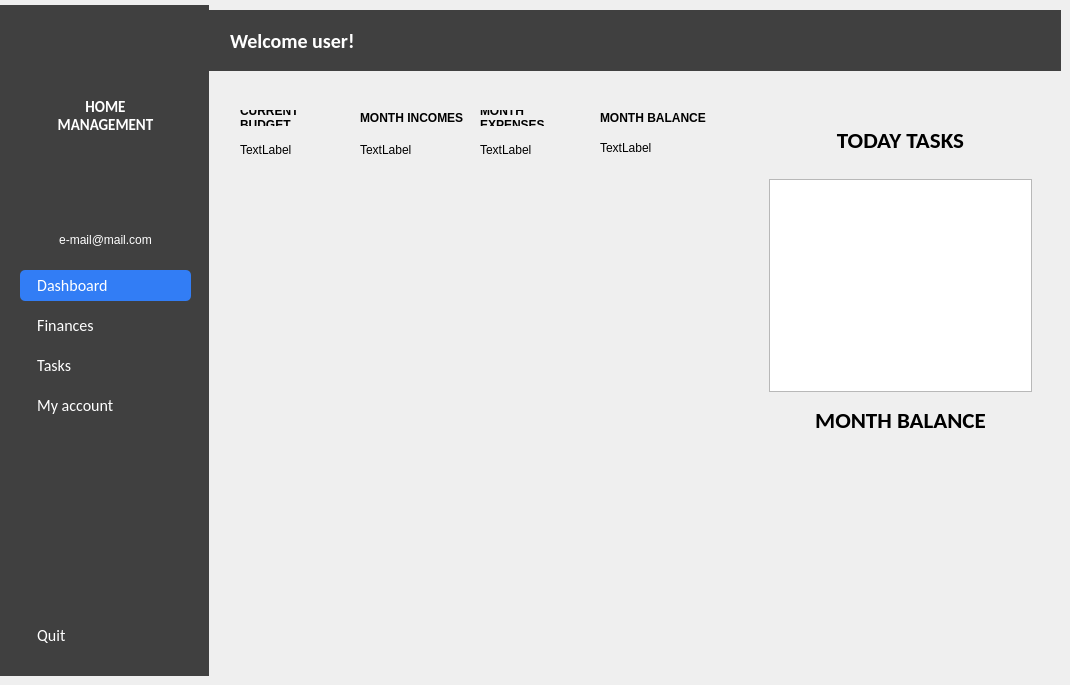
   <widget class="QWidget" name="dashboardPage">
    <widget class="QLabel" name="titleLabel">
     <property name="geometry">
      <rect>
       <x>50</x>
       <y>90</y>
       <width>111</width>
       <height>51</height>
      </rect>
     </property>
     <property name="font">
      <font>
       <family>Calibri</family>
       <pointsize>11</pointsize>
       <bold>true</bold>
      </font>
     </property>
     <property name="styleSheet">
      <string notr="true">color: white;
background: #404040</string>
     </property>
     <property name="text">
      <string>HOME MANAGEMENT</string>
     </property>
     <property name="alignment">
      <set>Qt::AlignCenter</set>
     </property>
     <property name="wordWrap">
      <bool>true</bool>
     </property>
    </widget>
    <widget class="QLabel" name="emailLabel">
     <property name="geometry">
      <rect>
       <x>10</x>
       <y>230</y>
       <width>191</width>
       <height>20</height>
      </rect>
     </property>
     <property name="styleSheet">
      <string notr="true">color:white;background: #404040</string>
     </property>
     <property name="text">
      <string>e-mail@mail.com</string>
     </property>
     <property name="alignment">
      <set>Qt::AlignCenter</set>
     </property>
    </widget>
    <widget class="QPushButton" name="accountButton">
     <property name="geometry">
      <rect>
       <x>20</x>
       <y>390</y>
       <width>171</width>
       <height>31</height>
      </rect>
     </property>
     <property name="font">
      <font>
       <family>Calibri</family>
       <pointsize>12</pointsize>
      </font>
     </property>
     <property name="styleSheet">
      <string notr="true">color: white;
background: transparent;
border-radius: 5px;
text-align: left; 
padding-left: 10px;</string>
     </property>
     <property name="text">
      <string>  My account</string>
     </property>
     <property name="icon">
      <iconset resource="Resources.qrc">
       <normaloff>:/Resources/account.png</normaloff>:/Resources/account.png</iconset>
     </property>
     <property name="iconSize">
      <size>
       <width>20</width>
       <height>20</height>
      </size>
     </property>
    </widget>
    <widget class="QLabel" name="logoLabel">
     <property name="geometry">
      <rect>
       <x>60</x>
       <y>10</y>
       <width>91</width>
       <height>91</height>
      </rect>
     </property>
     <property name="styleSheet">
      <string notr="true">background: #404040</string>
     </property>
     <property name="text">
      <string/>
     </property>
     <property name="pixmap">
      <pixmap resource="Resources.qrc">:/Resources/icon1.png</pixmap>
     </property>
     <property name="scaledContents">
      <bool>true</bool>
     </property>
    </widget>
    <widget class="QPushButton" name="dashboardButton">
     <property name="geometry">
      <rect>
       <x>20</x>
       <y>270</y>
       <width>171</width>
       <height>31</height>
      </rect>
     </property>
     <property name="font">
      <font>
       <family>Calibri</family>
       <pointsize>12</pointsize>
       <bold>false</bold>
      </font>
     </property>
     <property name="layoutDirection">
      <enum>Qt::LeftToRight</enum>
     </property>
     <property name="styleSheet">
      <string notr="true">color: white;
background: #327df5;
border-radius: 5px;
text-align: left; 
padding-left: 10px;</string>
     </property>
     <property name="text">
      <string>  Dashboard</string>
     </property>
     <property name="icon">
      <iconset resource="Resources.qrc">
       <normaloff>:/Resources/dashboard.png</normaloff>:/Resources/dashboard.png</iconset>
     </property>
     <property name="iconSize">
      <size>
       <width>20</width>
       <height>20</height>
      </size>
     </property>
    </widget>
    <widget class="QPushButton" name="financesButton">
     <property name="geometry">
      <rect>
       <x>20</x>
       <y>310</y>
       <width>171</width>
       <height>31</height>
      </rect>
     </property>
     <property name="font">
      <font>
       <family>Calibri</family>
       <pointsize>12</pointsize>
      </font>
     </property>
     <property name="styleSheet">
      <string notr="true">color: white;
background: transparent;
border-radius: 5px;
text-align: left; 
padding-left: 10px;</string>
     </property>
     <property name="text">
      <string>  Finances</string>
     </property>
     <property name="icon">
      <iconset resource="Resources.qrc">
       <normaloff>:/Resources/finances.png</normaloff>:/Resources/finances.png</iconset>
     </property>
     <property name="iconSize">
      <size>
       <width>20</width>
       <height>20</height>
      </size>
     </property>
    </widget>
    <widget class="QLabel" name="menuLabel">
     <property name="geometry">
      <rect>
       <x>-2</x>
       <y>5</y>
       <width>211</width>
       <height>671</height>
      </rect>
     </property>
     <property name="styleSheet">
      <string notr="true">background: #404040;
</string>
     </property>
     <property name="text">
      <string/>
     </property>
    </widget>
    <widget class="QLabel" name="accountLabel">
     <property name="geometry">
      <rect>
       <x>60</x>
       <y>150</y>
       <width>91</width>
       <height>81</height>
      </rect>
     </property>
     <property name="styleSheet">
      <string notr="true">background: #404040</string>
     </property>
     <property name="text">
      <string/>
     </property>
     <property name="pixmap">
      <pixmap resource="Resources.qrc">:/Resources/bigaccount.png</pixmap>
     </property>
     <property name="scaledContents">
      <bool>true</bool>
     </property>
     <property name="alignment">
      <set>Qt::AlignCenter</set>
     </property>
    </widget>
    <widget class="QPushButton" name="quitButton">
     <property name="geometry">
      <rect>
       <x>20</x>
       <y>620</y>
       <width>171</width>
       <height>31</height>
      </rect>
     </property>
     <property name="font">
      <font>
       <family>Calibri</family>
       <pointsize>12</pointsize>
      </font>
     </property>
     <property name="styleSheet">
      <string notr="true">color: white;
background: transparent;
border-radius: 5px;
text-align: left; 
padding-left: 10px;</string>
     </property>
     <property name="text">
      <string>  Quit</string>
     </property>
     <property name="icon">
      <iconset resource="Resources.qrc">
       <normaloff>:/Resources/quit.png</normaloff>:/Resources/quit.png</iconset>
     </property>
     <property name="iconSize">
      <size>
       <width>20</width>
       <height>20</height>
      </size>
     </property>
    </widget>
    <widget class="QPushButton" name="tasksButton">
     <property name="geometry">
      <rect>
       <x>20</x>
       <y>350</y>
       <width>171</width>
       <height>31</height>
      </rect>
     </property>
     <property name="font">
      <font>
       <family>Calibri</family>
       <pointsize>12</pointsize>
      </font>
     </property>
     <property name="styleSheet">
      <string notr="true">color: white;
background: transparent;
border-radius: 5px;
text-align: left; 
padding-left: 10px;</string>
     </property>
     <property name="text">
      <string>  Tasks</string>
     </property>
     <property name="icon">
      <iconset resource="Resources.qrc">
       <normaloff>:/Resources/tasks.png</normaloff>:/Resources/tasks.png</iconset>
     </property>
     <property name="iconSize">
      <size>
       <width>20</width>
       <height>20</height>
      </size>
     </property>
    </widget>
    <widget class="QLabel" name="welcomeLabel">
     <property name="geometry">
      <rect>
       <x>230</x>
       <y>30</y>
       <width>611</width>
       <height>21</height>
      </rect>
     </property>
     <property name="font">
      <font>
       <family>Calibri</family>
       <pointsize>15</pointsize>
       <bold>true</bold>
      </font>
     </property>
     <property name="styleSheet">
      <string notr="true">color:white; background: #404040;
</string>
     </property>
     <property name="text">
      <string>Welcome user!</string>
     </property>
    </widget>
    <widget class="QLabel" name="dateLabel">
     <property name="geometry">
      <rect>
       <x>860</x>
       <y>30</y>
       <width>171</width>
       <height>21</height>
      </rect>
     </property>
     <property name="font">
      <font>
       <family>Calibri</family>
       <pointsize>15</pointsize>
       <bold>true</bold>
      </font>
     </property>
     <property name="styleSheet">
      <string notr="true">color:white;background: #404040;
</string>
     </property>
     <property name="text">
      <string/>
     </property>
     <property name="alignment">
      <set>Qt::AlignRight|Qt::AlignTrailing|Qt::AlignVCenter</set>
     </property>
    </widget>
    <widget class="QLabel" name="budgetLabel">
     <property name="geometry">
      <rect>
       <x>240</x>
       <y>140</y>
       <width>63</width>
       <height>20</height>
      </rect>
     </property>
     <property name="text">
      <string>TextLabel</string>
     </property>
    </widget>
    <widget class="QLabel" name="incomesLabel">
     <property name="geometry">
      <rect>
       <x>360</x>
       <y>140</y>
       <width>63</width>
       <height>20</height>
      </rect>
     </property>
     <property name="text">
      <string>TextLabel</string>
     </property>
    </widget>
    <widget class="QLabel" name="expensesLabel">
     <property name="geometry">
      <rect>
       <x>480</x>
       <y>140</y>
       <width>63</width>
       <height>20</height>
      </rect>
     </property>
     <property name="text">
      <string>TextLabel</string>
     </property>
    </widget>
    <widget class="QWidget" name="verticalLayoutWidget">
     <property name="geometry">
      <rect>
       <x>770</x>
       <y>410</y>
       <width>261</width>
       <height>241</height>
      </rect>
     </property>
     <layout class="QVBoxLayout" name="chartFrame"/>
    </widget>
    <widget class="QFrame" name="horizontalFrameTasks3">
     <property name="geometry">
      <rect>
       <x>760</x>
       <y>170</y>
       <width>281</width>
       <height>231</height>
      </rect>
     </property>
     <property name="styleSheet">
      <string notr="true"/>
     </property>
     <layout class="QHBoxLayout" name="horizontalLayout_5">
      <item>
       <widget class="QTableView" name="dayTaskView_2">
        <property name="styleSheet">
         <string notr="true"/>
        </property>
        <property name="editTriggers">
         <set>QAbstractItemView::NoEditTriggers</set>
        </property>
        <property name="dragDropOverwriteMode">
         <bool>false</bool>
        </property>
       </widget>
      </item>
     </layout>
    </widget>
    <widget class="QWidget" name="verticalLayoutWidget_2">
     <property name="geometry">
      <rect>
       <x>230</x>
       <y>180</y>
       <width>531</width>
       <height>471</height>
      </rect>
     </property>
     <layout class="QVBoxLayout" name="chartFrame_2"/>
    </widget>
    <widget class="QLabel" name="todayTasksLabel">
     <property name="geometry">
      <rect>
       <x>810</x>
       <y>120</y>
       <width>181</width>
       <height>41</height>
      </rect>
     </property>
     <property name="font">
      <font>
       <family>Calibri</family>
       <pointsize>17</pointsize>
       <bold>true</bold>
      </font>
     </property>
     <property name="text">
      <string>TODAY TASKS</string>
     </property>
     <property name="alignment">
      <set>Qt::AlignCenter</set>
     </property>
    </widget>
    <widget class="QLabel" name="currentBudget">
     <property name="geometry">
      <rect>
       <x>240</x>
       <y>110</y>
       <width>111</width>
       <height>16</height>
      </rect>
     </property>
     <property name="font">
      <font>
       <bold>true</bold>
      </font>
     </property>
     <property name="text">
      <string>CURRENT BUDGET</string>
     </property>
     <property name="wordWrap">
      <bool>true</bool>
     </property>
    </widget>
    <widget class="QLabel" name="monthIncomes">
     <property name="geometry">
      <rect>
       <x>360</x>
       <y>110</y>
       <width>111</width>
       <height>16</height>
      </rect>
     </property>
     <property name="font">
      <font>
       <bold>true</bold>
      </font>
     </property>
     <property name="text">
      <string>MONTH INCOMES</string>
     </property>
     <property name="wordWrap">
      <bool>true</bool>
     </property>
    </widget>
    <widget class="QLabel" name="monthExpenses">
     <property name="geometry">
      <rect>
       <x>480</x>
       <y>110</y>
       <width>111</width>
       <height>16</height>
      </rect>
     </property>
     <property name="font">
      <font>
       <bold>true</bold>
      </font>
     </property>
     <property name="text">
      <string>MONTH EXPENSES</string>
     </property>
     <property name="wordWrap">
      <bool>true</bool>
     </property>
    </widget>
    <widget class="QLabel" name="monthBalanceLabel">
     <property name="geometry">
      <rect>
       <x>600</x>
       <y>110</y>
       <width>141</width>
       <height>16</height>
      </rect>
     </property>
     <property name="font">
      <font>
       <bold>true</bold>
      </font>
     </property>
     <property name="text">
      <string>MONTH BALANCE</string>
     </property>
     <property name="wordWrap">
      <bool>true</bool>
     </property>
    </widget>
    <widget class="QLabel" name="balanceLabel">
     <property name="geometry">
      <rect>
       <x>600</x>
       <y>140</y>
       <width>61</width>
       <height>16</height>
      </rect>
     </property>
     <property name="text">
      <string>TextLabel</string>
     </property>
    </widget>
    <widget class="QLabel" name="welcomeBckLabel">
     <property name="geometry">
      <rect>
       <x>200</x>
       <y>10</y>
       <width>861</width>
       <height>61</height>
      </rect>
     </property>
     <property name="styleSheet">
      <string notr="true">background: #404040;
</string>
     </property>
     <property name="text">
      <string/>
     </property>
    </widget>
    <widget class="QLabel" name="monthBalanceLabel_3">
     <property name="geometry">
      <rect>
       <x>780</x>
       <y>400</y>
       <width>241</width>
       <height>41</height>
      </rect>
     </property>
     <property name="font">
      <font>
       <family>Calibri</family>
       <pointsize>17</pointsize>
       <bold>true</bold>
      </font>
     </property>
     <property name="text">
      <string>MONTH BALANCE</string>
     </property>
     <property name="alignment">
      <set>Qt::AlignCenter</set>
     </property>
    </widget>
    <zorder>welcomeBckLabel</zorder>
    <zorder>menuLabel</zorder>
    <zorder>emailLabel</zorder>
    <zorder>accountButton</zorder>
    <zorder>logoLabel</zorder>
    <zorder>titleLabel</zorder>
    <zorder>quitButton</zorder>
    <zorder>dashboardButton</zorder>
    <zorder>financesButton</zorder>
    <zorder>tasksButton</zorder>
    <zorder>accountLabel</zorder>
    <zorder>welcomeLabel</zorder>
    <zorder>dateLabel</zorder>
    <zorder>budgetLabel</zorder>
    <zorder>incomesLabel</zorder>
    <zorder>expensesLabel</zorder>
    <zorder>verticalLayoutWidget</zorder>
    <zorder>horizontalFrameTasks3</zorder>
    <zorder>verticalLayoutWidget_2</zorder>
    <zorder>todayTasksLabel</zorder>
    <zorder>currentBudget</zorder>
    <zorder>monthIncomes</zorder>
    <zorder>monthExpenses</zorder>
    <zorder>monthBalanceLabel</zorder>
    <zorder>balanceLabel</zorder>
    <zorder>monthBalanceLabel_3</zorder>
   </widget>
